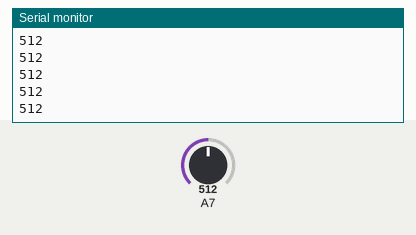
Simulated run of this sketch. Board: Arduino Nano, built with avr-gcc and run on an emulated ATmega328P. On the bench: the last lines printed to the serial monitor. The inputs (shaded band) are chosen by the test bench; at power-on: A7 = 512.

Above: at 1.2 s.
1.3 s: A7 set to 716
At 1.8 s:
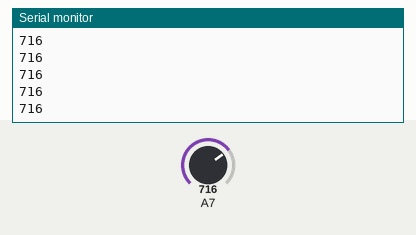
2.8 s: A7 set to 900
At 3.5 s:
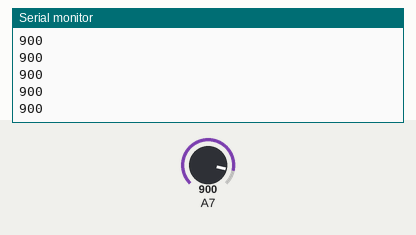
Timing chart, 0 to 5.8 s (numbered marks = the images above; inputs shaded):
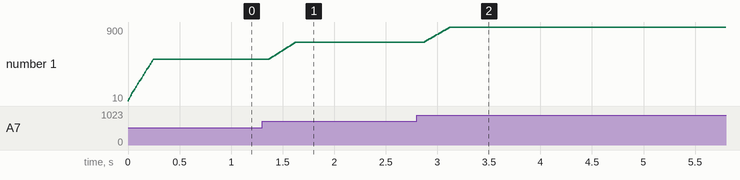

The sketch:

gardenpot.ino
```cpp
int sensor_level;


int average = 0;
const int numReadings = 50; // Number of readings to average
int readings[numReadings];   // Array to store readings
int index = 0;              // Current index in the readings array
long total = 0;


int led1 = 0;
int led2 = 0;
int led3 = 0;
int led4 = 0;

void setup(){
  Serial.begin(9600);
  for (int i = 0; i < numReadings; i++) {
    readings[i] = 0; // Initialize the array
  }
  digitalWrite(2, HIGH);
}

void loop() {

  sensor_level = analogRead(A7);


  // Subtract the oldest reading from the total
  total -= readings[index];
  // Add the new reading to the total
  total += sensor_level;
  // Store the new reading in the array
  readings[index] = sensor_level;
  // Move to the next index in the array
  index = (index + 1) % numReadings;
  // Calculate the average
  average = total / numReadings;
  // if door stays open for 30 seconds, send text and start counter over
  Serial.println(average);


  if (average < 200 and led1 == 0){
    led1 = 1;
    digitalWrite(3,HIGH);
  }
  else if (average >= 200 and led1 == 1){
  led1 = 0;
  digitalWrite(3,LOW);
  }

  if (average < 130 and led2 == 0){
    led2 = 1;
    digitalWrite(4,HIGH);
  }
  else if (average >= 130 and led2 == 1){
  led2 = 0;
  digitalWrite(4,LOW);
  }

  if (average < 60 and led3 == 0){
    led3 = 1;
    digitalWrite(5,HIGH);
  }
  else if (average >= 60 and led3 == 1){
  led3 = 0;
  digitalWrite(5,LOW);
  }

  if (average <= 10 and led4 == 0){
    led4 = 1;
    digitalWrite(6,HIGH);
  }
  else if (average > 10 and led4 == 1){
  led4 = 0;
  digitalWrite(6,LOW);
  }


}
```

Measured:
- after the input at 1.3 s, the serial monitor: prints a new line after 0.07 s (image 1)
- plotted number 1: 512 → 716 after the input at 1.3 s
